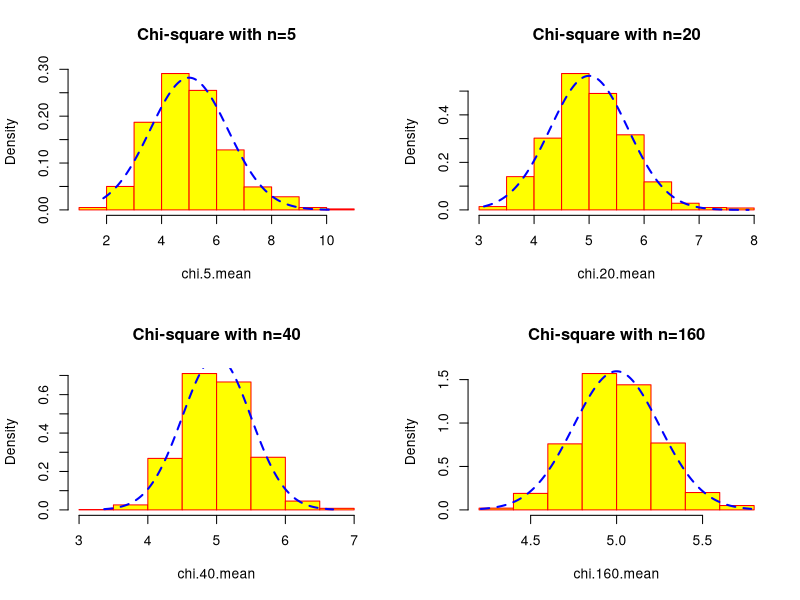
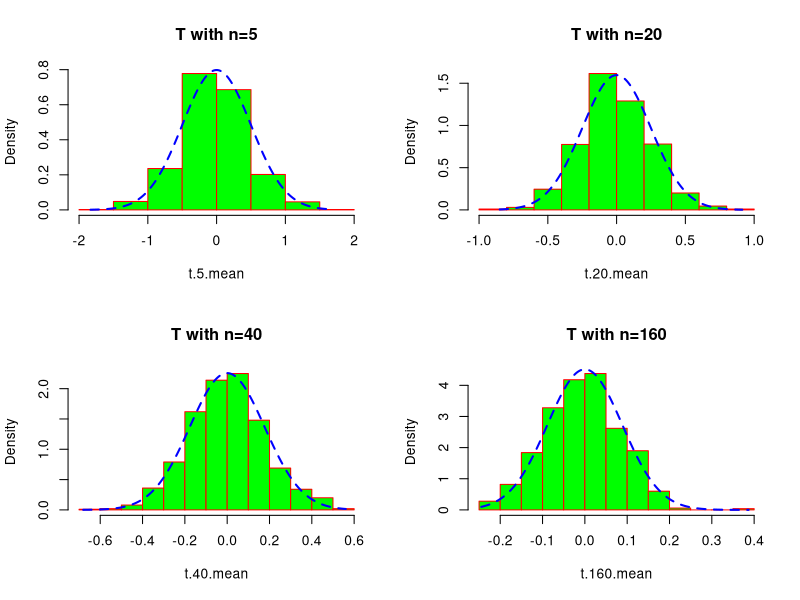
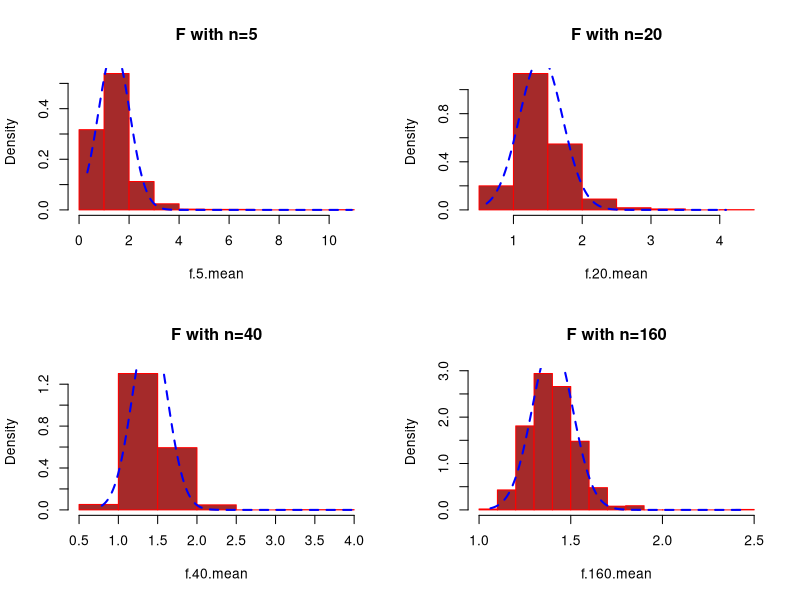

Generate these figures, in order, with R:
## ---- chunk 1
set.seed(123)
df <- 5
x <- seq(0,100,by=0.001)
n <- 1000
chi.5.mean <- rep(NA,n)
chi.20.mean <- rep(NA,n)
chi.40.mean <- rep(NA,n)
chi.160.mean <- rep(NA,n)

for (i in 1:n) {
  chi.5.mean[i] <- mean(rchisq(5,df))
  chi.20.mean[i] <- mean(rchisq(20,df))
  chi.40.mean[i] <- mean(rchisq(40,df))
  chi.160.mean[i] <- mean(rchisq(160,df))
}

options(digits=4)
c(mean(chi.5.mean),sd(chi.5.mean))
c(mean(chi.20.mean),sd(chi.20.mean))
c(mean(chi.40.mean),sd(chi.40.mean))
c(mean(chi.160.mean),sd(chi.160.mean))

par(mfrow=c(2,2))

hist(chi.5.mean,prob=T,main="Chi-square with n=5",
     col="yellow",border="red")
x1 <- seq(min(chi.5.mean),max(chi.5.mean),length=1000)
y1 <- dnorm(x1,mean=5,sd=sqrt(10)/sqrt(5))
lines(x1,y1,lty=2,lwd=2,col="blue")

hist(chi.20.mean,prob=T,main="Chi-square with n=20",
     col="yellow",border="red")
x2 <- seq(min(chi.20.mean),max(chi.20.mean),length=1000)
y2 <- dnorm(x2,mean=5,sd=sqrt(10)/sqrt(20))
lines(x2,y2,lty=2,lwd=2,col="blue")

hist(chi.40.mean,prob=T,main="Chi-square with n=40",
     col="yellow",border="red")
x3 <- seq(min(chi.40.mean),max(chi.40.mean),length=1000)
y3 <- dnorm(x3,mean=5,sd=sqrt(10)/sqrt(40))
lines(x3,y3,lty=2,lwd=2,col="blue")

hist(chi.160.mean,prob=T,main="Chi-square with n=160",
     col="yellow",border="red")
x4 <- seq(min(chi.160.mean),max(chi.160.mean),length=1000)
y4 <- dnorm(x4,mean=5,sd=sqrt(10)/sqrt(160))
lines(x4,y4,lty=2,lwd=2,col="blue")
## ---- chunk 2
set.seed(123)
df <- 10
x <- seq(-100,100,by=0.001)
n <- 1000
t.5.mean <- rep(NA,n)
t.20.mean <- rep(NA,n)
t.40.mean <- rep(NA,n)
t.160.mean <- rep(NA,n)

for (i in 1:n) {
  t.5.mean[i] <- mean(rt(5,df))
  t.20.mean[i] <- mean(rt(20,df))
  t.40.mean[i] <- mean(rt(40,df))
  t.160.mean[i] <- mean(rt(160,df))
}

options(digits=4)
c(mean(t.5.mean),sd(t.5.mean))
c(mean(t.20.mean),sd(t.20.mean))
c(mean(t.40.mean),sd(t.40.mean))
c(mean(t.160.mean),sd(t.160.mean))

par(mfrow=c(2,2))

hist(t.5.mean,prob=T,main="T with n=5",
     col="green",border="red")
x1 <- seq(min(t.5.mean),max(t.5.mean),length=1000)
y1 <- dnorm(x1,mean=0,sd=sqrt(10/8)/sqrt(5))
lines(x1,y1,lty=2,lwd=2,col="blue")

hist(t.20.mean,prob=T,main="T with n=20",
     col="green",border="red")
x2 <- seq(min(t.20.mean),max(t.20.mean),length=1000)
y2 <- dnorm(x2,mean=0,sd=sqrt(10/8)/sqrt(20))
lines(x2,y2,lty=2,lwd=2,col="blue")

hist(t.40.mean,prob=T,main="T with n=40",
     col="green",border="red")
x3 <- seq(min(t.40.mean),max(t.40.mean),length=1000)
y3 <- dnorm(x3,mean=0,sd=sqrt(10/8)/sqrt(40))
lines(x3,y3,lty=2,lwd=2,col="blue")

hist(t.160.mean,prob=T,main="T with n=160",
     col="green",border="red")
x4 <- seq(min(t.160.mean),max(t.160.mean),length=1000)
y4 <- dnorm(x4,mean=0,sd=sqrt(10/8)/sqrt(160))
lines(x4,y4,lty=2,lwd=2,col="blue")
## ---- chunk 3
set.seed(123)
df1 <- 5
df2 <- 7
x <- seq(0,100,by=0.001)
n <- 1000
f.5.mean <- rep(NA,n)
f.20.mean <- rep(NA,n)
f.40.mean <- rep(NA,n)
f.160.mean <- rep(NA,n)

for (i in 1:n) {
  f.5.mean[i] <- mean(rf(5,df1,df2))
  f.20.mean[i] <- mean(rf(20,df1,df2))
  f.40.mean[i] <- mean(rf(40,df1,df2))
  f.160.mean[i] <- mean(rf(160,df1,df2))
}

options(digits=4)
c(mean(f.5.mean),sd(f.5.mean))
c(mean(f.20.mean),sd(f.20.mean))
c(mean(f.40.mean),sd(f.40.mean))
c(mean(f.160.mean),sd(f.160.mean))

par(mfrow=c(2,2))

hist(f.5.mean,prob=T,main="F with n=5",
     col="brown",border="red")
x1 <- seq(min(f.5.mean),max(f.5.mean),length=1000)
y1 <- dnorm(x1,mean=7/5,sd=sqrt((2*7^2*(5+7-2))/(5*(7-2)^2*(7-3)))/sqrt(5))
lines(x1,y1,lty=2,lwd=2,col="blue")

hist(f.20.mean,prob=T,main="F with n=20",
     col="brown",border="red")
x2 <- seq(min(f.20.mean),max(f.20.mean),length=1000)
y2 <- dnorm(x2,mean=7/5,sd=sqrt((2*7^2*(5+7-2))/(5*(7-2)^2*(7-3)))/sqrt(20))
lines(x2,y2,lty=2,lwd=2,col="blue")

hist(f.40.mean,prob=T,main="F with n=40",
     col="brown",border="red")
x3 <- seq(min(f.40.mean),max(f.40.mean),length=1000)
y3 <- dnorm(x3,mean=7/5,sd=sqrt((2*7^2*(5+7-2))/(5*(7-2)^2*(7-3)))/sqrt(40))
lines(x3,y3,lty=2,lwd=2,col="blue")

hist(f.160.mean,prob=T,main="F with n=160",
     col="brown",border="red")
x4 <- seq(min(f.160.mean),max(f.160.mean),length=1000)
y4 <- dnorm(x4,mean=7/5,sd=sqrt((2*7^2*(5+7-2))/(5*(7-2)^2*(7-3)))/sqrt(160))
lines(x4,y4,lty=2,lwd=2,col="blue")
